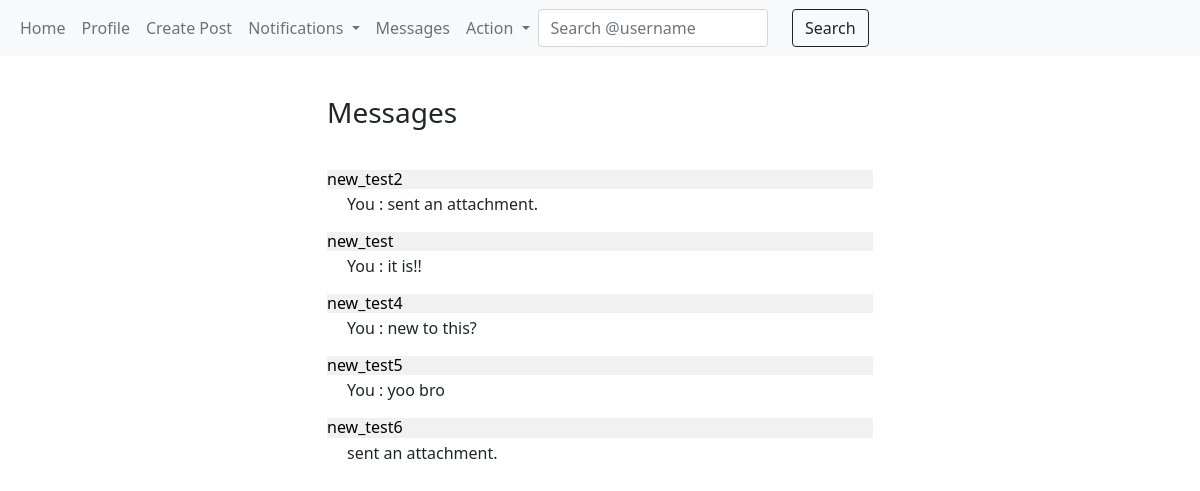
/messages/ (signed in), run on an earlier commit of the app's database.
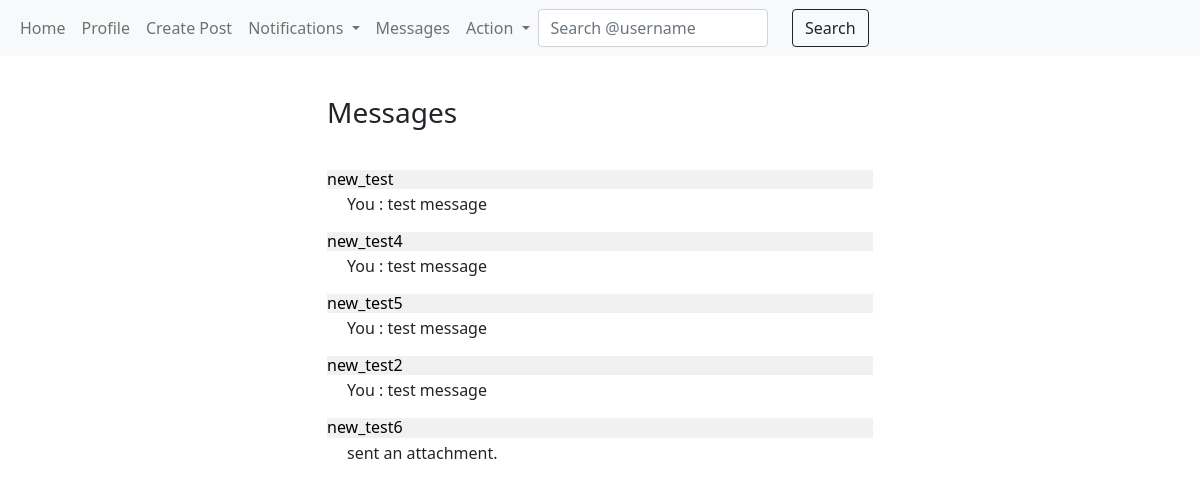
And on a later commit of the database.
### Messages/models.py (models this page shows)
class InboxAlert(models.Model):
    receiver = models.ForeignKey(User, on_delete=models.CASCADE, related_name='received_from')
    sender = models.ForeignKey(User, on_delete=models.CASCADE, related_name='sent_to')
    alert = models.BooleanField(default=True)
    last_alert = models.DateTimeField(auto_now=True)
    message = models.CharField(max_length=100, default='')
    class Meta:
        ordering = ('-last_alert',)

### Messages/views.py (the view)
# urls.py: path('', views.deport, name='deport'),
def deport(req):
    return render(req, template_name='Messages/deport.html', context={})

### Posts/templatetags/custom_filter.py (called while the page is built)
@register.filter
def unread_count(notifications):
    unread = notifications.filter(unread=True).count()
    return unread

@register.filter
def alert(inbox_alert):
    if inbox_alert.filter(alert=True):
        return True
    return False

### Profile/models.py (called while the page is built)
    def __str__(self):
        return f'{self.notifier} {self.notification}.'

### templates/Messages/deport.html (shortened to what this page needs)
{% extends 'base.html' %}
{% block body %}
    <div class="row">
        <div class="offset-sm-3 col-sm-6">
            <h3 style="margin-bottom: 40px;">Messages</h3>
            {% for inbox in user.received_from.all %}
                <a style="text-decoration: none; color: #000;" href="{% url 'messages:inbox' username=inbox.sender %}"><h6 style="background-color: rgb(241, 241, 241);">{{inbox.sender}}
                </h6></a>
                <p style="padding-left: 20px; margin-top: -5px;">{{inbox.message}}</p>
            {% endfor %}
        </div>
    </div>
{% endblock %}

What changed in the data, as far as the page shows it:
changed InboxAlert "new_test": message "You : it is!!" → "You : test message"
changed InboxAlert "new_test4": message "You : new to this?" → "You : test message"
changed InboxAlert "new_test5": message "You : yoo bro" → "You : test message"
changed InboxAlert "new_test2": message "You : sent an attachment." → "You : test message"; moves down the list
